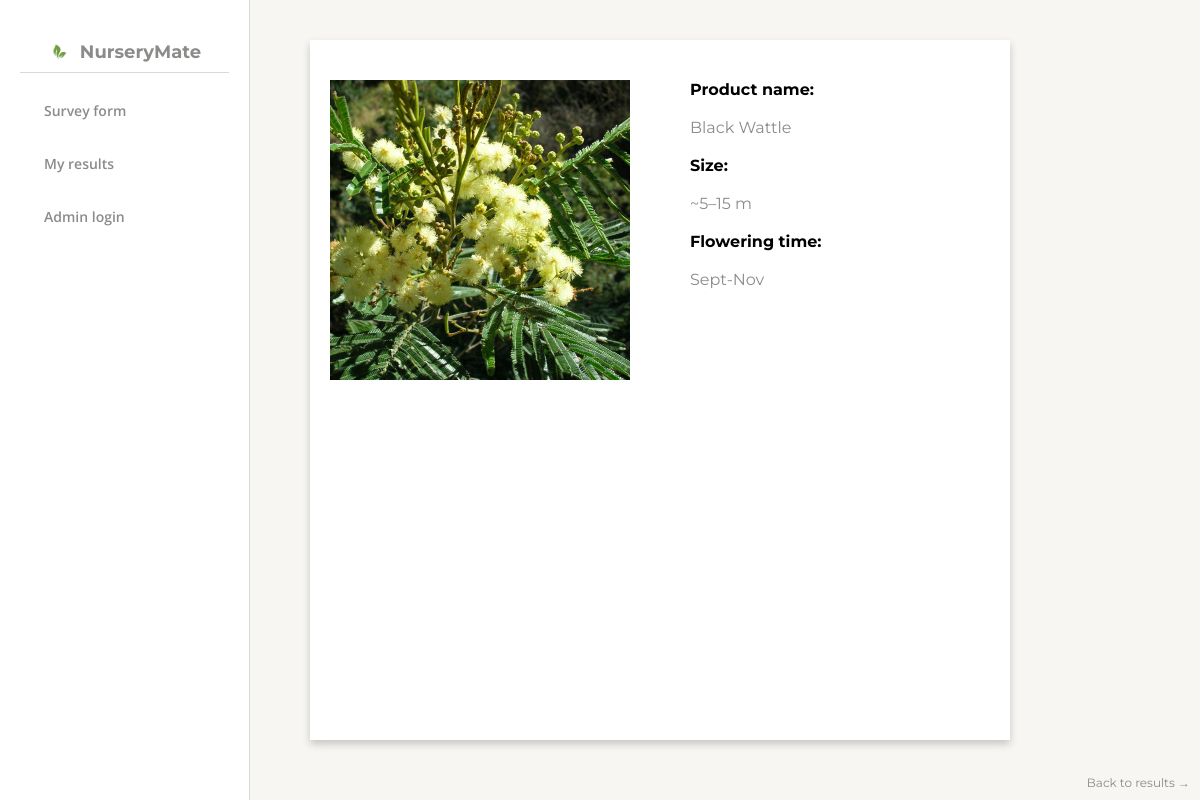
/plant/4, run on the app's committed database.
### tables this page shows
CREATE TABLE plants (
            id INTEGER PRIMARY KEY AUTOINCREMENT,
            scientific_name TEXT NOT NULL,
            common_name TEXT,
            flowering_time TEXT,
            height TEXT,
            ecological_function TEXT,
            sunlight TEXT,
            water_level TEXT,
            salt_wind_tolerance TEXT,
            type TEXT,
            planting_space TEXT,
            image_url TEXT,
            soil_type TEXT
        );

### app.py (the view)
@app.route("/plant/<int:plant_id>")
def plant_details(plant_id):
    plant = get_plant_by_id(plant_id)  # Fetch plant data from the database
    return render_template("plant_details.html", plant=plant)

### app.py (called while the page is built)
def get_plant_by_id(plant_id):
    conn = sqlite3.connect('plants.db')
    c = conn.cursor()
    c.execute("SELECT id, scientific_name, common_name, flowering_time, height, ecological_function, sunlight, water_level, salt_wind_tolerance, type, planting_space, image_url, soil_type FROM plants WHERE id = ?", (plant_id,))
    plant = c.fetchone()
    conn.close()
    if plant:
        return {
            "id": plant[0],
            "scientific_name": plant[1],
            "common_name": plant[2],
            "flowering_time": plant[3],
            "height": plant[4],
            "ecological_function": plant[5],
            "sunlight": plant[6],
            "water_level": plant[7],
            "salt_wind_tolerance": plant[8],
            "type": plant[9],
            "planting_space": plant[10],
            "image_url": plant[11],
            "soil_type": plant[12]
        }
    return None

### templates/plant_details.html (shortened to what this page needs)
<!DOCTYPE html>
<html lang="en">
<head>
    <link rel="stylesheet" href="{{ url_for('static', filename='styles.css') }}">
</head>
<body>
  <nav class="side-navbar" style="position: relative;">
    <div class="navbar-header">
      <img src="{{ url_for('static', filename='images/download.png') }}" alt="NurseryMate Logo" class="logo" />
      <h2>NurseryMate</h2>
    </div>
    <hr class="navbar-divider" />
    <div class="nav-links">
      <a href="{{ url_for('form') }}">Survey form</a>
      <a href="{{ url_for('results') }}">My results</a>
      <a href="{{ url_for('login') }}">Admin login</a>
    </div>
  </nav>
    <main class="main-content">
            <div class="plant-details-container" style="margin-top: 0;">
            <img src="{{ plant.image_url }}" alt="{{ plant.scientific_name }}" class="plant-image" style="width: 100%; height: 300px; object-fit: cover; margin-top: 20px;">
            <div class="plant-details-content" style="margin-top: 20px; display: flex; flex-direction: column; justify-content: flex-start;">
                <div style="flex: 1; margin-right: 20px; margin-left: 40px;">
                {% if plant.common_name %}
<p><strong>Product name:</strong><br><br> <span style="color: #8B8C89;">{{ plant.common_name }}</span></p>
                {% endif %}
<br>
<p><strong>Size:</strong><br><br> <span style="color: #8B8C89;">{{ plant.height }}</span></p>
<br>
<p><strong>Flowering time:</strong><br><br> <span style="color: #8B8C89;">{{ plant.flowering_time }}</span></p>
            </div>
            <a href="{{ url_for('results') }}" class="back-link">Back to results →</a>
        </div>
    </main>
</body>
</html>

### templates/plant_details.html (style rules this page uses)
* { box-sizing: border-box; margin: 0; padding: 0; }
body { display: flex; height: 100vh; font-family: 'Montserrat', sans-serif; background-color: #f7f6f3; }
.side-navbar { width: 250px; background-color: #ffffff; padding: 40px 20px; display: flex; flex-direction: column; align-items: center; border-right: 1px solid #d9d9d9; }
.side-navbar .logo { width: 24px; height: 24px; margin: 0; margin-right: 8px; }
.side-navbar h2 { font-weight: 700; font-size: 18px; color: #8B8C89; margin: 0; line-height: 24px; text-align: left; }
.navbar-header { display: flex; align-items: center; margin-bottom: 8px; }
.navbar-divider { border: none; border-top: 1px solid #d9d9d9; margin: 0 0 16px 0; width: 100%; }
.nav-links { width: 100%; }
.nav-links a { display: block; text-decoration: none; color: #8B8C89; font-family: 'Open Sans', sans-serif; font-weight: 600; font-size: 14px; padding: 12px 20px; margin-bottom: 10px; border-left: 4px solid transparent; transition: all 0.3s ease; }
.main-content { flex-grow: 1; padding: 40px 60px; overflow-y: auto; }
.plant-image { width: 100%; max-width: 300px; margin-bottom: 20px; }
.plant-details-container { height: 700px; width: 700px; background-color: white; border-radius: 0; box-shadow: 0 4px 8px rgba(0, 0, 0, 0.2); padding: 20px; display: flex; }
.plant-details-content { display: flex; flex-direction: column; justify-content: center; margin-left: 20px; }
.back-link { margin-top: 20px; text-decoration: none; color: #8B8C89; font-size: 12px; font-weight: normal; position: absolute; bottom: 10px; right: 10px; }

### data on the page
plants: image_url (picture), common_name "Black Wattle", height "~5–15 m", flowering_time "Sept-Nov"
